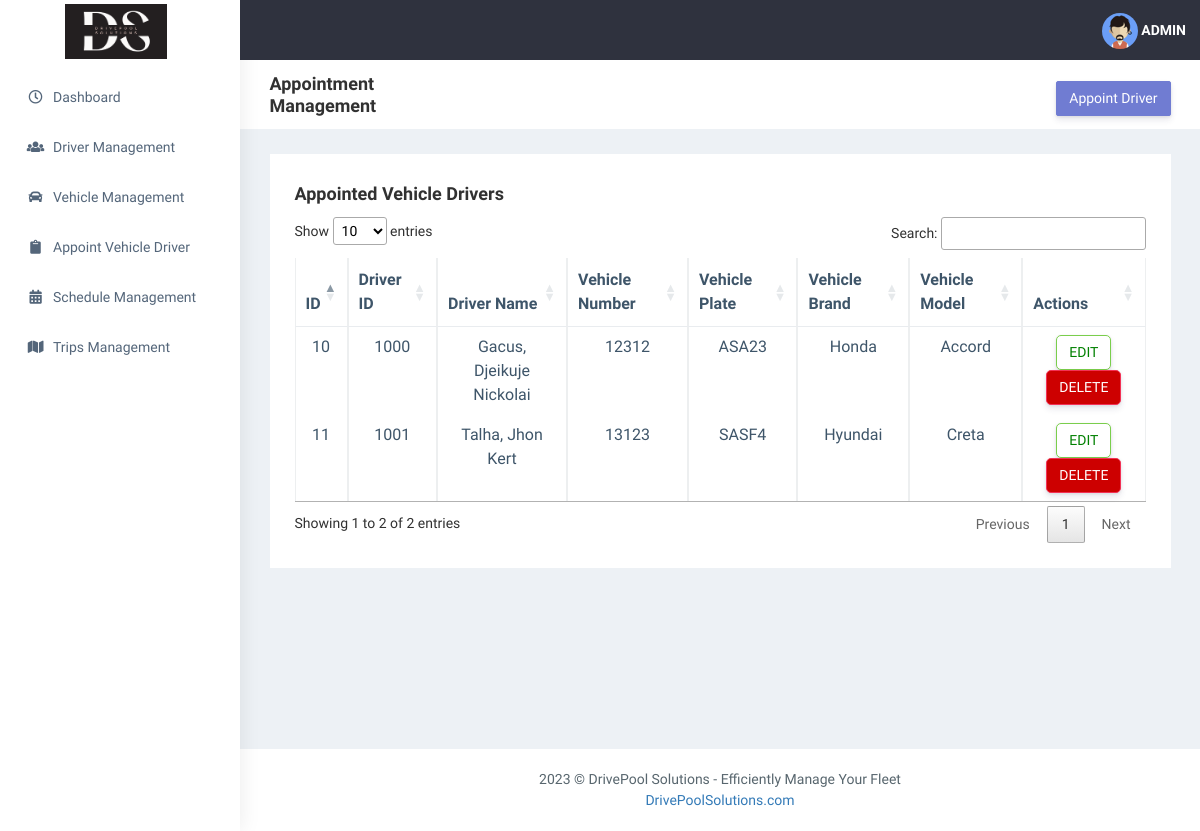
Screenshot of /appoint.php with the database file from the repository.
### tables this page shows
CREATE TABLE `appointed` (
  `appointed_vd` int(20) NOT NULL,
  `driver_id` int(20) NOT NULL,
  `vehicle_number` int(20) NOT NULL,
  `created_at` timestamp NULL DEFAULT NULL,
  `updated_at` timestamp NOT NULL DEFAULT current_timestamp()
);

CREATE TABLE `driver` (
  `driver_id` int(20) NOT NULL,
  `first_name` varchar(255) NOT NULL,
  `middle_name` varchar(255) NOT NULL,
  `last_name` varchar(255) NOT NULL,
  `suffix` varchar(255) DEFAULT NULL,
  `birthday` date NOT NULL,
  `barangay` varchar(255) NOT NULL,
  `city` varchar(255) NOT NULL,
  `province` varchar(255) NOT NULL,
  `phone_number` char(11) NOT NULL,
  `email_address` varchar(255) DEFAULT NULL,
  `created_at` timestamp NULL DEFAULT NULL,
  `updated_at` timestamp NOT NULL DEFAULT current_timestamp()
);

CREATE TABLE `vehicle` (
  `vehicle_number` int(5) NOT NULL,
  `vehicle_brand` varchar(255) NOT NULL,
  `vehicle_model` varchar(255) NOT NULL,
  `vehicle_plate` varchar(5) NOT NULL,
  `created_at` timestamp NULL DEFAULT NULL,
  `updated_at` timestamp NOT NULL DEFAULT current_timestamp()
);

### appoint.php (the view, shortened to what this page needs)
<?php
include "header.php";
include_once "includes/db_conn.php";
$display = "SELECT appointed.appointed_vd,driver.driver_id, driver.first_name,driver.middle_name, driver.last_name, driver.suffix,
            vehicle.vehicle_number, vehicle.vehicle_plate, vehicle.vehicle_brand, vehicle.vehicle_model FROM appointed
            JOIN driver ON appointed.driver_id = driver.driver_id
            JOIN vehicle ON appointed.vehicle_number = vehicle.vehicle_number";
$dis = $conn->query($display);
?>
        <aside class="left-sidebar" data-sidebarbg="skin6">
            <div class="scroll-sidebar">
                <nav class="sidebar-nav">
                    <ul id="sidebarnav">
                        <li class="sidebar-item pt-2">
                            <a class="sidebar-link waves-effect waves-dark sidebar-link" href="dashboard.php"
                                aria-expanded="false">
                                <i class="far fa-clock" aria-hidden="true"></i>
                                <span class="hide-menu">Dashboard</span>
                            </a>
                        </li>
                        <li class="sidebar-item">
                            <a class="sidebar-link waves-effect waves-dark sidebar-link" href="driver.php"
                                aria-expanded="false">
                                <i class="fa fa-users" aria-hidden="true"></i>
                                <span class="hide-menu">Driver Management</span>
                            </a>
                        </li>
                        <li class="sidebar-item">
                            <a class="sidebar-link waves-effect waves-dark sidebar-link" href="vehicle.php"
                                aria-expanded="false">
                                <i class="fa fa-car" aria-hidden="true"></i>
                                <span class="hide-menu">Vehicle Management</span>
                            </a>
                        </li>
                        <li class="sidebar-item">
                            <a class="sidebar-link waves-effect waves-dark sidebar-link" href="#"
                                aria-expanded="false">
                                <i class="fas fa-clipboard" aria-hidden="true"></i>
                                <span class="hide-menu">Appoint Vehicle Driver</span>
                            </a>
                        </li>
                        <li class="sidebar-item">
                            <a class="sidebar-link waves-effect waves-dark sidebar-link" href="schedule.php"
                                aria-expanded="false">
                                <i class="fas fa-calendar-alt" aria-hidden="true"></i>
                                <span class="hide-menu">Schedule Management</span>
                            </a>
                        </li>
                        <li class="sidebar-item">
                            <a class="sidebar-link waves-effect waves-dark sidebar-link" href="trips.php"
                                aria-expanded="false">
                                <i class="fa fa-map" aria-hidden="true"></i>
                                <span class="hide-menu">Trips Management</span>
                            </a>
                        </li>
                    </ul>
                </nav>
            </div>
        </aside>
        <div class="page-wrapper" style="min-height: 250px;">
            <div class="page-breadcrumb bg-white">
                <div class="row align-items-center">
                    <div class="col-lg-3 col-md-4 col-sm-4 col-xs-12">
                        <h4 class="page-title">Appointment Management</h4>
                    </div>
                    <div class="col-lg-9 col-sm-8 col-md-8 col-xs-12">
                        <div class="d-md-flex">
                            <ol class="breadcrumb ms-auto">
                            <li><button type="button" class="btn btn-primary" data-bs-toggle="modal"
                                data-bs-target="#addAppoint" >Appoint Driver</button></li>
                            </ol>
                        </div>
                    </div>
                </div>
            </div>
            <div class="container-fluid">
                <div class="row">
                    <div class="col-sm-12">
                        <div class="white-box">
                            <h3 class="box-title">Appointed Vehicle Drivers</h3>
                            <div class="table-responsive">
                                <table class="table text-center appointTable load table-bordered table-hover">
                                    <thead class="thead-dark">
                                        <tr>
                                            <th class="border-top-0">ID</th>
                                            <th class="border-top-0">Driver ID</th>
                                            <th class="border-top-0">Driver Name</th>
                                            <th class="border-top-0">Vehicle Number</th>
                                            <th class="border-top-0">Vehicle Plate</th>
                                            <th class="border-top-0">Vehicle Brand</th>
                                            <th class="border-top-0">Vehicle Model</th>
                                            <th class="border-top-0">Actions</th>
                                        </tr>
                                    </thead>
                                    <tbody>
                                            <?php
                                            if ($dis->num_rows > 0) {
                                                while($row = $dis->fetch_assoc()) {
                                                  echo '<tr>
                                                  <td>'. $row['appointed_vd'].'</td>
                                                  <td>'. $row['driver_id'].'</td>
                                                  <td>'. $row['last_name'].', '. $row['first_name'] .' '. $row['middle_name'] .' '. $row['suffix'] .'</td>
                                                  <td>'. $row['vehicle_number'].'</td>
                                                  <td>'. $row['vehicle_plate'].'</td>
                                                  <td>'. $row['vehicle_brand'].'</td>
                                                  <td>'. $row['vehicle_model'].'</td>
                                                  <td>
                                                      <button type="button" id="edit-btn" class="btn btn-success" data-bs-toggle="modal"
                                                      data-bs-target="#editAppoint" onclick="editAppointment('. $row['appointed_vd'].')">EDIT</button>
                                                      <button type="button" id="delete-btn" class="btn btn-danger"
                                                      onclick="deleteAppointment('. $row['appointed_vd'].')">DELETE</button>
                                                  </td></tr>';
                                                }
                                            }
                                            ?>
                                    </tbody>
                                </table>
                            </div>
                        </div>
                    </div>
                </div>
            </div>
<?php include "footer.php" ?>

### css/main.css (style rules this page uses)
.container, .container-fluid, .container-sm, .container-md, .container-lg, .container-xl { width: 100%; padding-right: 7.5px; padding-left: 7.5px; margin-right: auto; margin-left: auto; }
.row { display: -ms-flexbox; display: flex; -ms-flex-wrap: wrap; flex-wrap: wrap; margin-right: -7.5px; margin-left: -7.5px; }

### css/customcss.php (style rules this page uses)
#add-btn, #edit-btn, #delete-btn { color: green; background-color: #fff; border-radius: 5px; }
#cancel-btn, #delete-btn { color: #fff; background-color: #CD0000; border-radius: 5px; }

### rows the page displays
appointed: appointed_vd "10", driver.driver_id "1000", driver.last_name "Gacus", driver.first_name "Djeikuje Nickolai", vehicle_number.vehicle_number "12312", vehicle_number.vehicle_plate "ASA23", vehicle_number.vehicle_brand "Honda", vehicle_number.vehicle_model "Accord"
appointed: appointed_vd "11", driver.driver_id "1001", driver.last_name "Talha", driver.first_name "Jhon Kert", vehicle_number.vehicle_number "13123", vehicle_number.vehicle_plate "SASF4", vehicle_number.vehicle_brand "Hyundai", vehicle_number.vehicle_model "Creta"
